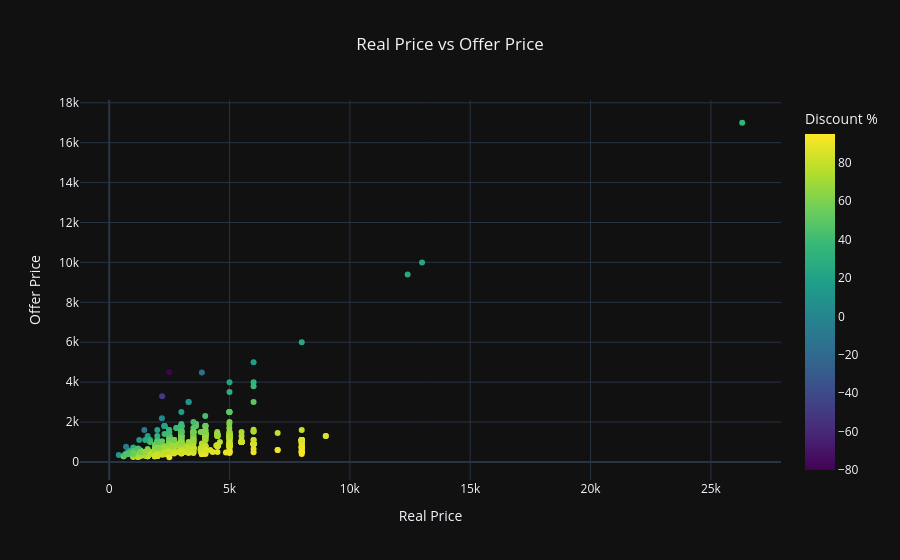

Notebook code cell kept with this figure:
### Code cell
fig = px.scatter(
    df3,
    x='real_price',
    y='offer_price',
    color='calculated_discount',   # color based on discount
    color_continuous_scale='viridis',
    title='Real Price vs Offer Price',
    labels={
        'real_price': 'Real Price',
        'offer_price': 'Offer Price',
        'calculated_discount': 'Discount %'
    },
    hover_data=['real_price', 'offer_price', 'calculated_discount']
)

fig.update_layout(
    template='plotly_dark',
    title_x=0.5
)

fig.show()

### Figure 1 — Plotly figure (JSON) as saved in the notebook; plotly's stock layout.template omitted (floating-point values rounded to 4 significant figures; data arrays with more than 128 entries replaced by an {"elided": "..."} marker saying what was removed)
{"data": [{"customdata": {"elided": "948x1 float values"}, "hovertemplate": "Real Price=%{x}<br>Offer Price=%{y}<br>Discount %=%{marker.color}<extra></extra>", "legendgroup": "", "marker": {"color": {"elided": "948 float values"}, "coloraxis": "coloraxis", "symbol": "circle"}, "mode": "markers", "name": "", "orientation": "v", "showlegend": false, "type": "scatter", "x": {"elided": "948 int values"}, "xaxis": "x", "y": {"elided": "948 int values"}, "yaxis": "y"}], "layout": {"autosize": true, "coloraxis": {"colorbar": {"title": {"text": "Discount %"}}, "colorscale": [[0, "#440154"], [0.1111, "#482878"], [0.2222, "#3e4989"], [0.3333, "#31688e"], [0.4444, "#26828e"], [0.5556, "#1f9e89"], [0.6667, "#35b779"], [0.7778, "#6ece58"], [0.8889, "#b5de2b"], [1, "#fde725"]]}, "legend": {"tracegroupgap": 0}, "title": {"text": "Real Price vs Offer Price", "x": 0.5}, "xaxis": {"anchor": "y", "autorange": true, "domain": [0, 1], "range": [-1176.0, 27880.0], "title": {"text": "Real Price"}, "type": "linear"}, "yaxis": {"anchor": "x", "autorange": true, "domain": [0, 1], "range": [-1148.0, 18380.0], "title": {"text": "Offer Price"}, "type": "linear"}}}
